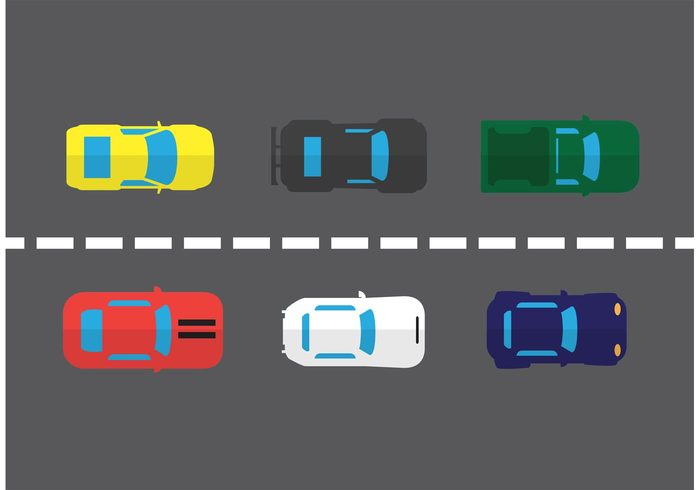
//> input picture tracking/car.jpg, 700 x 490 px, given in place of the camera
$ ./main3   (built with g++ and OpenCV 4)
//> lines starting //> are read from the running program, lines starting //| are printed output that depends on the picture; after the words box and inside, x2 and y2 are one past the last pixel; in counts of white or black regions, pixels touching at a corner belong together
#include <stdio.h>
#include <iostream>
#include <stdlib.h>
#include "opencv2/highgui/highgui.hpp"
#include "opencv2/core/core.hpp"
#include "opencv2/nonfree/features2d.hpp"
#include "opencv2/imgproc/imgproc.hpp"
#include "opencv2/video/video.hpp"

using namespace cv;
using namespace std;

Mat frame;
Mat hsv;
Mat hue;
Mat mask;

Point point1, point2;

const char* src_window = "Select ROI";

int drag = 0;
bool setup = false;

Rect rect_roi;

// histogram stuff
MatND hist;
float h_range[] = {0, 179};
float s_range[] = {0, 255};
const float* ranges[] = {h_range, s_range};
int channels[] = {0, 1};

// function prototype
void mouseHandler(int event, int x, int y, int flags, void* param);
void getHistogram(Mat roi);

// track bar
int lo = 50;
int up = 50;

int main(int argc, char** argv)
{
    VideoCapture cap(0);

    if( !cap.isOpened() )
    {
        cout << "Could not initialize capturing...\n";
        return -1;
    }

    namedWindow(src_window,CV_WINDOW_AUTOSIZE);
    setMouseCallback(src_window,mouseHandler,0);

    for(;;){
        cap >> frame;
//> frame is the input picture: 490 rows x 700 cols, CV_8UC3; mean B, G, R 98.9, 99.3, 98.2
        cvtColor(frame, hsv, CV_BGR2HSV);
//> hsv: 490 rows x 700 cols, CV_8UC3; mean H, S, V 106.4, 31.5, 108.3
//> the left mouse button is pressed at (175, 122)
//> in mouseHandler, `floodFill(frame, mask2, seed, newVal, &rect_roi, Scalar(lo,lo,lo), Sca..`:
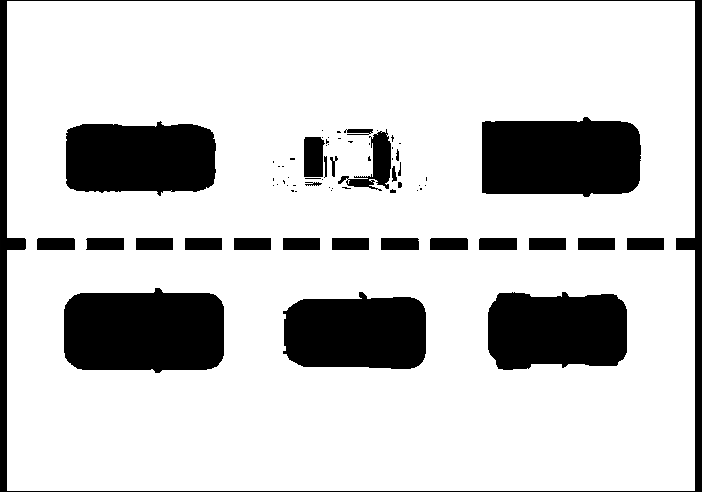
//> mask2: 492 rows x 702 cols, CV_8UC1; min 0, max 255, mean 203.8
//> in mouseHandler, `floodFill(frame, mask2, seed, newVal, &rect_roi, Scalar(lo,lo,lo), Sca..`: rect_roi = Rect(6, 0, 688, 490)
//> in mouseHandler, `mask = mask2(Range(1,mask2.rows-1),Range(1,mask2.cols-1));`:
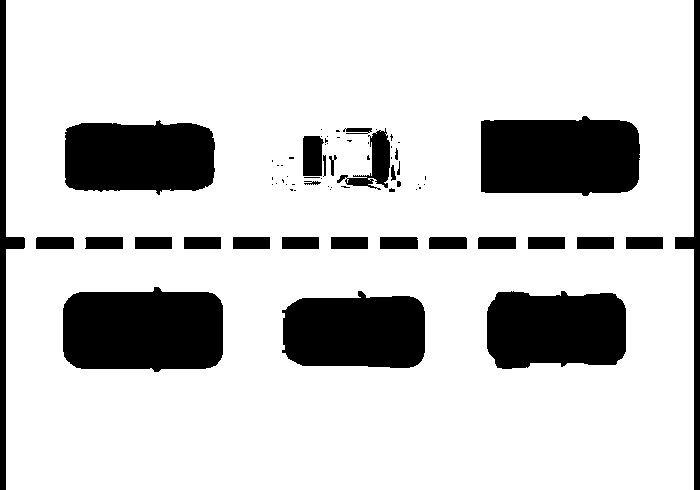
//> mask: 490 rows x 700 cols, CV_8UC1; 80.5% white; 71 black regions (41 under 20 px), largest, box (x1, y1, x2, y2) and area: (63, 287, 223, 372) 12043, (481, 116, 640, 196) 11434, (65, 120, 215, 195) 9710
//> in getHistogram, `calcHist(&hsv, 1, channels, mask, hist, 2, histSize, ranges, true, fal..`: channels = [0, 1]; ranges = 2 items
//> the mouse is dragged to (350, 245)
//> the mouse is dragged to (525, 367)
//> the button is released at (525, 367)

        if(setup){
            MatND backproj;
            calcBackProject(&hsv, 1, channels, hist, backproj, ranges, 1, true);
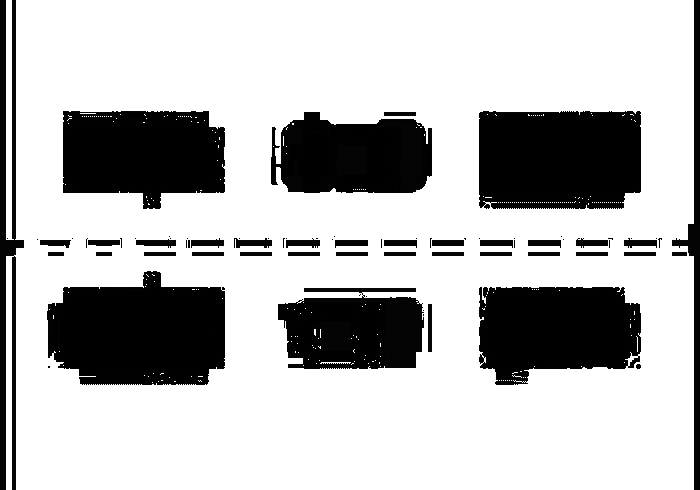
//> backproj: 490 rows x 700 cols, CV_8UC1; min 0, max 255, mean 187.5
            imshow("BackProj", backproj);
            int max_iteration = 10;
            double desired_accuracy = 1;
            int itrs = meanShift(backproj, rect_roi, TermCriteria(CV_TERMCRIT_EPS | CV_TERMCRIT_ITER, max_iteration, desired_accuracy));
//> rect_roi = Rect(12, 0, 688, 490); itrs = 4
            rectangle(frame, rect_roi, Scalar(255,0,0), 2, CV_AA);
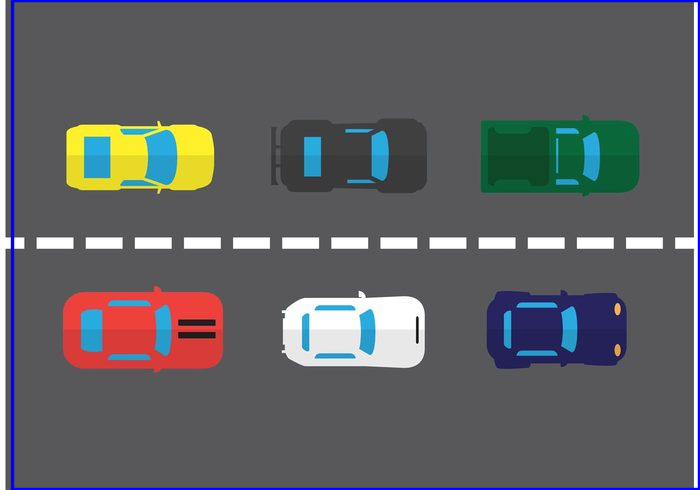
//> frame: 490 rows x 700 cols, CV_8UC3; 2.34% of pixels changed, all inside (x1, y1, x2, y2) = (10, 0, 700, 490)

        }
        imshow(src_window,frame);
        createTrackbar("Low threshold", src_window, &lo, 255, 0);
        createTrackbar("High threshold", src_window, &up, 255, 0);

        if(waitKey(30) == 27){
//> the Esc key is pressed
            cout <<"esc key is pressed by user" << endl;
            break;
        }
    }

    return 0;
}

void getHistogram(){
    int ch[] = {0, 0};
    int h_bins = 30;    // initial 30
    int s_bins = 32;    // initial 32
    int histSize[] = {h_bins,s_bins};

    calcHist(&hsv, 1, channels, mask, hist, 2, histSize, ranges, true, false);
    normalize(hist,hist,0,255,NORM_MINMAX,-1,Mat());

}

void mouseHandler(int event, int x, int y, int flags, void* param)
{

    if(event != EVENT_LBUTTONDOWN){
        return;
    }

    Point seed = Point(x,y);
    int newMaskVal = 255;
    Scalar newVal = Scalar(120,120,120);
    int connectivity = 8;
    int flood_flag = connectivity + (newMaskVal << 8) + FLOODFILL_FIXED_RANGE + FLOODFILL_MASK_ONLY;

    Mat mask2 = Mat::zeros(frame.rows+2,frame.cols+2,CV_8UC1);
    floodFill(frame, mask2, seed, newVal, &rect_roi, Scalar(lo,lo,lo), Scalar(up,up,up),flood_flag);
    mask = mask2(Range(1,mask2.rows-1),Range(1,mask2.cols-1));

    imshow("Mask", mask);
    getHistogram();
    setup = true;
// [36 lines of commented-out code are left out]
}

$ run again, on tracking/messi.jpg
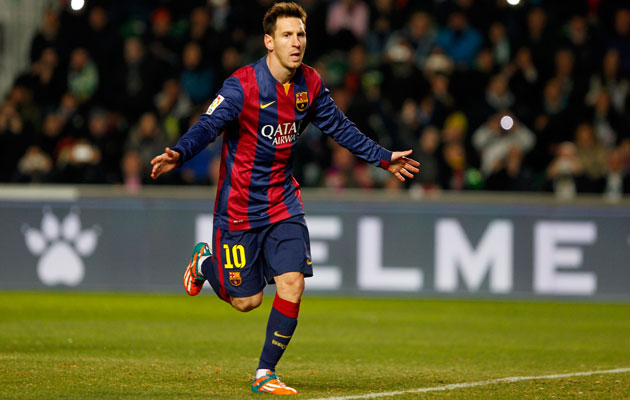
//> input picture tracking/messi.jpg, 630 x 400 px, given in place of the camera
//> frame is the input picture: 400 rows x 630 cols, CV_8UC3; mean B, G, R 48, 76, 81.2
//> hsv: 400 rows x 630 cols, CV_8UC3; mean H, S, V 56.4, 125.7, 88.3
//> rect_roi = Rect(0, 0, 630, 308)
//> in mouseHandler, `mask = mask2(Range(1,mask2.rows-1),Range(1,mask2.cols-1));`:
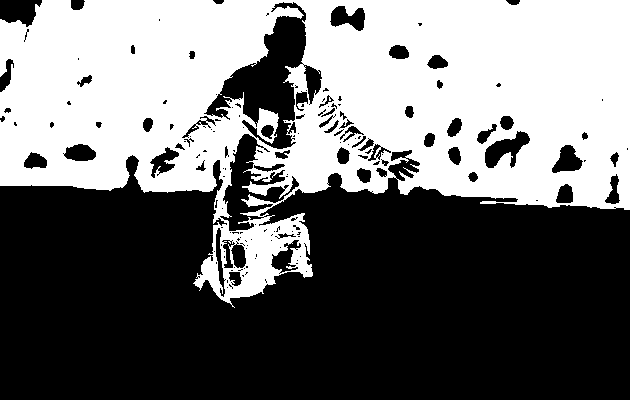
//> mask: 400 rows x 630 cols, CV_8UC1; 43.8% white; 1 white region, box (x1, y1, x2, y2) and area: (0, 0, 630, 308) 110350
//> channels = [0, 1]; ranges = 2 items
//> itrs = 0
//> `rectangle(frame, rect_roi, Scalar(255,0,0), 2, CV_AA);`:
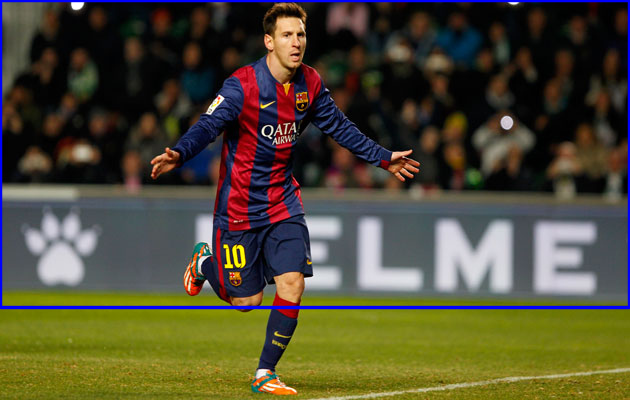
//> frame: 400 rows x 630 cols, CV_8UC3; 2.72% of pixels changed, all inside (x1, y1, x2, y2) = (0, 0, 630, 310)
